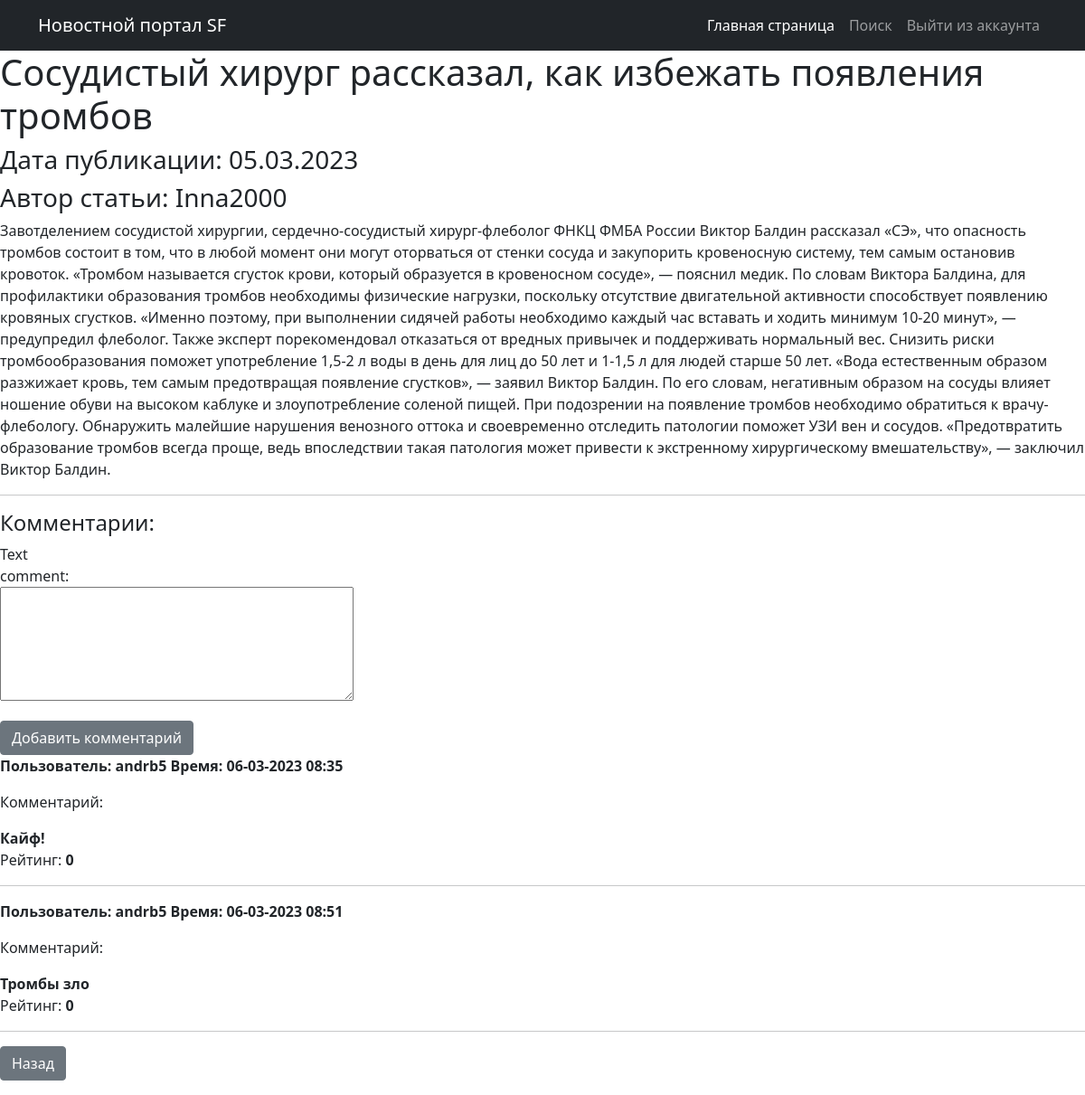
Page /news/31 (signed in) on the earlier database version.
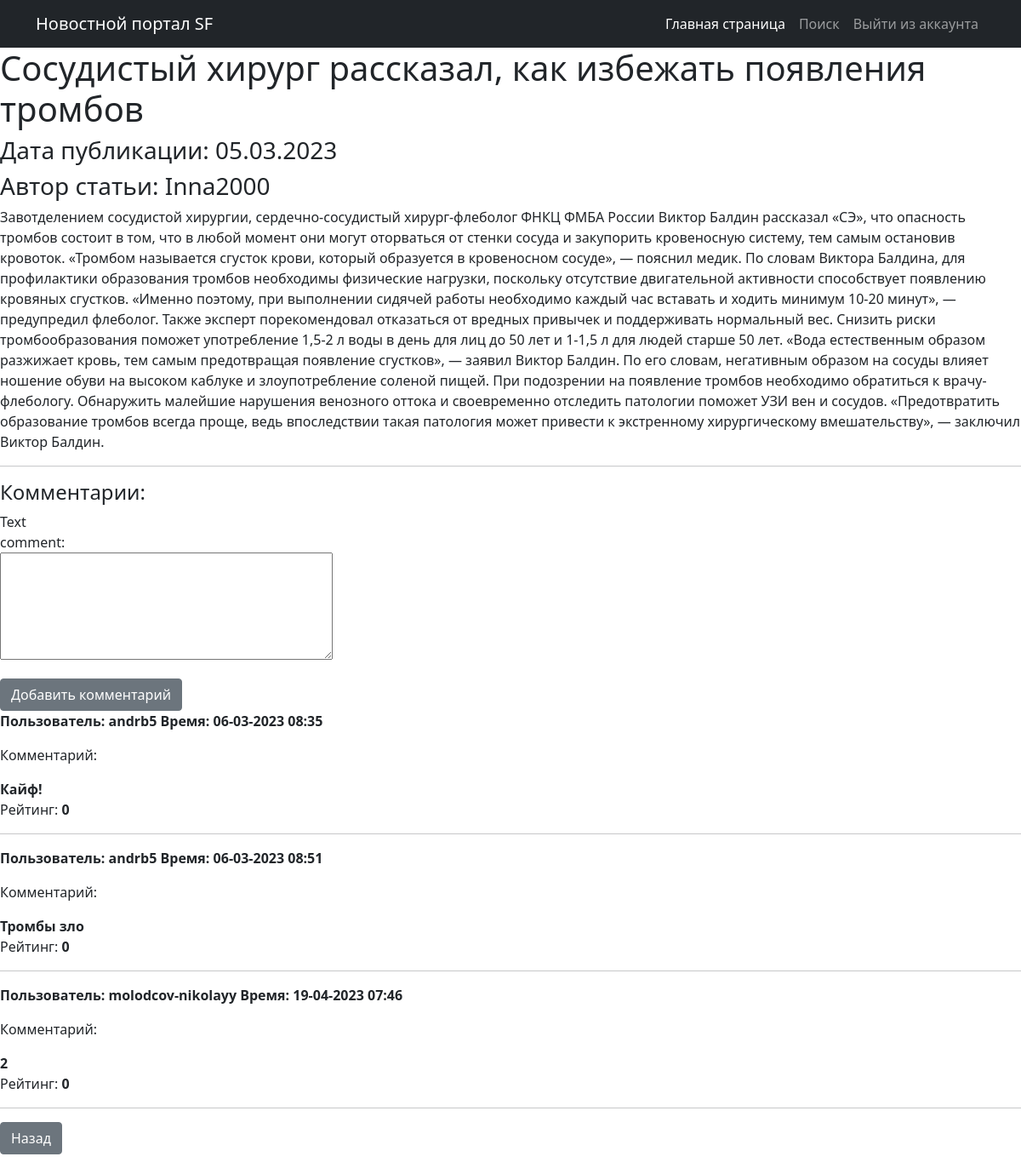
Same page on the later database version.
### news/models.py (models this page shows, shortened)
class Comment(models.Model):
    comment_post = models.ForeignKey(Post, on_delete=models.CASCADE)
    comment_user = models.ForeignKey(User, on_delete=models.CASCADE)
    text_comment = models.TextField()
    time_comment = models.DateTimeField(auto_now_add=True)
    rating_comment = models.SmallIntegerField(default=0)

### news/views.py (the view, shortened to what this page needs)
# urls.py: path('<int:pk>', cache_page(5)(PostDetail.as_view()), name='post_detail'),
class PostDetail(FormMixin, DetailView):
    model = Post
    template_name = 'post.html'
    context_object_name = 'post'
    form_class = CommentForm
    def post(self, request, *args, **kwargs):
        form = self.get_form()
        if form.is_valid():
            return self.form_valid(form)
        else:
            return self.form_invalid(form)
    def get_context_data(self, **kwargs):
        context = super().get_context_data(**kwargs)
        post = Post.objects.get(id=self.kwargs['pk'])
        context['comments'] = Comment.objects.filter(comment_post=post)
        return context

### news/forms.py
class CommentForm(forms.ModelForm):
    class Meta:
        model = Comment
        fields = [
            'text_comment',
        ]
    def __init__(self, *args, **kwargs):
        super().__init__(*args, **kwargs)
        for field in self.fields:
            self.fields[field].widget.attrs['class'] = 'form-control'
        self.fields['text_comment'].widget = Textarea(attrs={'rows': 5})

### news/models.py (called while the page is built)
    def __str__(self):
        return f'{self.authorUser}'

### templates/post.html (shortened to what this page needs)
{% extends 'flatpages/default.html' %}
{% block content %}
<h1>{{ post.header_post }}</h1>
<h3>Дата публикации: {{post.time_add|date:'d.m.Y'}}</h3>
<h3>Автор статьи: {{ post.author }}</h3>
<p>{{post.text}}</p>
<hr>
{% if user.is_authenticated%}
    <h4>Комментарии:</h4>
    <div class="col-1">
        <form action="" id="add_comment" method="post">
            {{form.as_p}}
            </form>
    </div>
    <button form="add_comment" type="submit" class="btn btn-secondary">Добавить комментарий</button>
    {% if comments %}
        {% for comment in comments %}
            <p><strong>Пользователь: {{ comment.comment_user}} Время: {{comment.time_comment|date:'d-m-Y H:i'}}</strong></p>
            <p>Комментарий:</p>
            <b>{{ comment.text_comment}} </b>
            <p>Рейтинг: <strong>{{ comment.rating_comment}}</strong> </p>
<hr>
        {% endfor %}
    {% else %}
    <h4>Комментариев нет...</h4>
    {% endif %}
{% endif %}
<p class="text-left"><a href="{%url 'post_list'%}" class="btn btn-secondary btn-sm>">Назад</a></p>
{% endblock content %}

Differences in the rows shown:
added Comment: comment_user "molodcov-nikolayy", time_comment "19-04-2023 07:46", text_comment "2", rating_comment "0"
